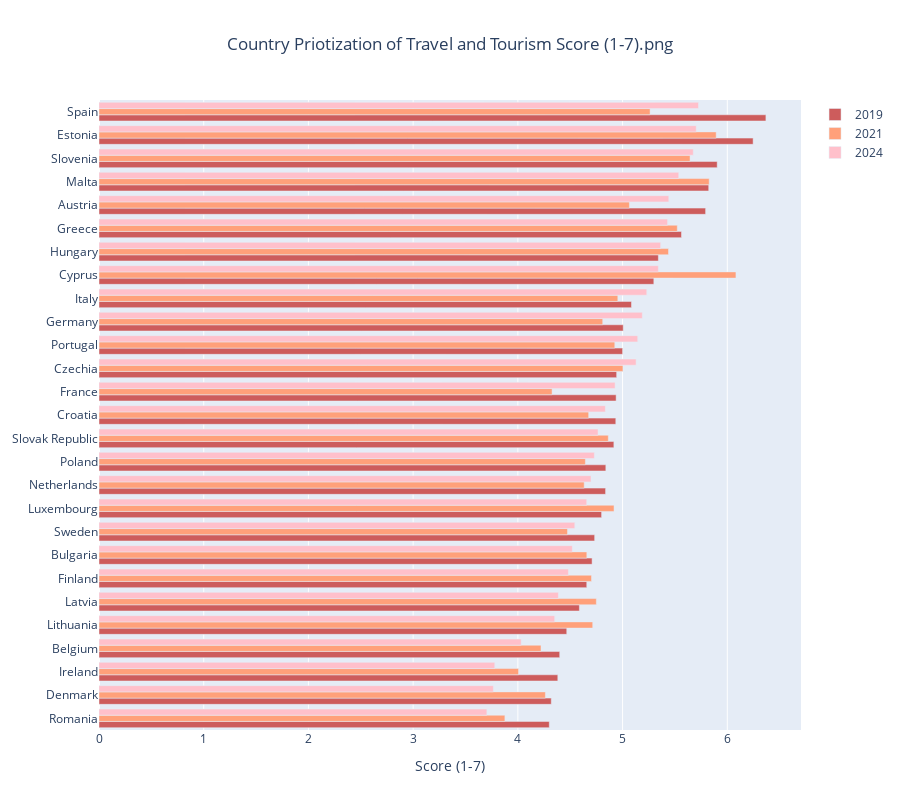

The notebook cell this image was saved under:
### Code cell
fig = go.Figure()
fig.add_trace(go.Bar(
    x=values_19.astype(float),
    y= country_24,
    name= '2019' ,
    marker_color='indianred', 
    orientation = "h"
))
fig.add_trace(go.Bar(
    x=values_21.astype(float),
    y=country_21,
    name='2021',
    marker_color='lightsalmon', 
    orientation = "h"
))
fig.add_trace(go.Bar(
    x=values_24.astype(float),
    y= country_24,
    name='2024',
    marker_color='pink', 
    orientation = "h"
))

# Here we modify the tickangle of the xaxis, resulting in rotated labels.
fig.update_layout(barmode='group', height= 10* len(alldata), title = "Prioritization of Travel and Tourism")
fig.update_layout(
    title={
        "text": "Country Priotization of Travel and Tourism Score (1-7).png",
        "x": 0.5,
        "xanchor": "center"
    },
    height=10* len(alldata),
    width=900,
    xaxis_title= 'Score (1-7)'
)
fig.write_image("Country Priotization of Travel and Tourism Score (1-7).png")
fig.show()

### Figure 1 — Plotly figure (JSON) as saved in the notebook; plotly's stock layout.template omitted (floating-point values rounded to 4 significant figures)
{"data": [{"marker": {"color": "indianred"}, "name": "2019", "orientation": "h", "type": "bar", "x": [4.3, 4.319, 4.381, 4.4, 4.467, 4.587, 4.658, 4.709, 4.733, 4.8, 4.838, 4.84, 4.917, 4.935, 4.938, 4.943, 5.0, 5.006, 5.085, 5.298, 5.342, 5.563, 5.793, 5.823, 5.903, 6.247, 6.369], "y": ["Romania", "Denmark", "Ireland", "Belgium", "Lithuania", "Latvia", "Finland", "Bulgaria", "Sweden", "Luxembourg", "Netherlands", "Poland", "Slovak Republic", "Croatia", "France", "Czechia", "Portugal", "Germany", "Italy", "Cyprus", "Hungary", "Greece", "Austria", "Malta", "Slovenia", "Estonia", "Spain"]}, {"marker": {"color": "lightsalmon"}, "name": "2021", "orientation": "h", "type": "bar", "x": [3.876, 4.007, 4.221, 4.263, 4.327, 4.474, 4.633, 4.645, 4.659, 4.676, 4.703, 4.715, 4.749, 4.81, 4.864, 4.918, 4.926, 4.955, 5.003, 5.065, 5.263, 5.439, 5.522, 5.644, 5.827, 5.894, 6.082], "y": ["Romania", "Ireland", "Belgium", "Denmark", "France", "Sweden", "Netherlands", "Poland", "Bulgaria", "Croatia", "Finland", "Lithuania", "Latvia", "Germany", "Slovak Republic", "Luxembourg", "Portugal", "Italy", "Czechia", "Austria", "Spain", "Hungary", "Greece", "Slovenia", "Malta", "Estonia", "Cyprus"]}, {"marker": {"color": "pink"}, "name": "2024", "orientation": "h", "type": "bar", "x": [3.704, 3.766, 3.779, 4.032, 4.352, 4.387, 4.483, 4.52, 4.544, 4.658, 4.699, 4.73, 4.766, 4.835, 4.928, 5.129, 5.144, 5.189, 5.231, 5.342, 5.364, 5.43, 5.441, 5.536, 5.675, 5.703, 5.725], "y": ["Romania", "Denmark", "Ireland", "Belgium", "Lithuania", "Latvia", "Finland", "Bulgaria", "Sweden", "Luxembourg", "Netherlands", "Poland", "Slovak Republic", "Croatia", "France", "Czechia", "Portugal", "Germany", "Italy", "Cyprus", "Hungary", "Greece", "Austria", "Malta", "Slovenia", "Estonia", "Spain"]}], "layout": {"barmode": "group", "height": 810, "title": {"text": "Country Priotization of Travel and Tourism Score (1-7).png", "x": 0.5, "xanchor": "center"}, "width": 900, "xaxis": {"title": {"text": "Score (1-7)"}}}}
